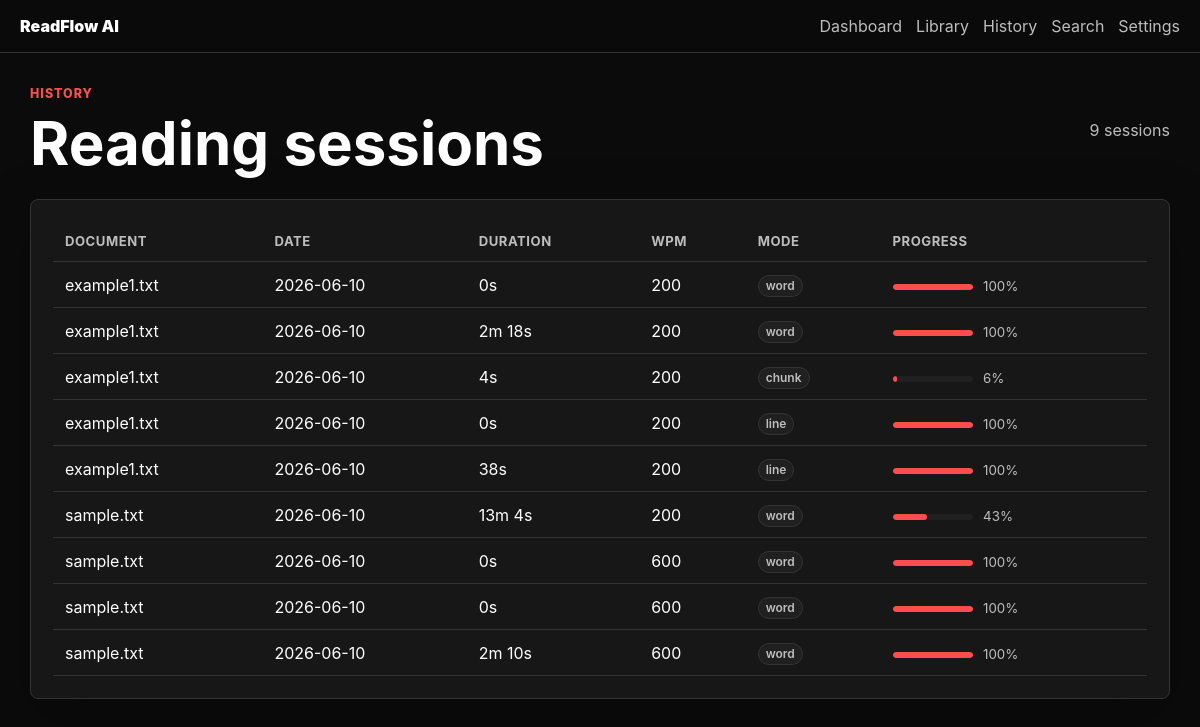
The app's page /history with its own data.
### tables this page shows
CREATE TABLE reading_sessions (
    id                    INTEGER PRIMARY KEY AUTOINCREMENT,
    user_id               INTEGER NOT NULL,
    document_id           INTEGER NOT NULL,
    document_name         TEXT    NOT NULL,
    started_at            TIMESTAMP DEFAULT CURRENT_TIMESTAMP,
    ended_at              TIMESTAMP,
    duration_seconds      INTEGER NOT NULL DEFAULT 0,
    wpm                   INTEGER NOT NULL DEFAULT 200,
    reading_mode          TEXT    NOT NULL DEFAULT 'word',
    completion_percentage INTEGER NOT NULL DEFAULT 0,
    words_read            INTEGER NOT NULL DEFAULT 0,
    FOREIGN KEY (user_id)     REFERENCES users(id)     ON DELETE CASCADE,
    FOREIGN KEY (document_id) REFERENCES documents(id) ON DELETE CASCADE
);

### blueprints/history_bp.py (the view)
@history_bp.route("/history")
@login_required
def index():
    page   = max(1, request.args.get("page", 1, type=int))
    offset = (page - 1) * _PER_PAGE
    total = query_one(
        "SELECT COUNT(*) AS n FROM reading_sessions WHERE user_id = ?",
        (session["user_id"],),
    )["n"]
    sessions = query_all(
        """
        SELECT * FROM reading_sessions
        WHERE  user_id = ?
        ORDER  BY started_at DESC
        LIMIT  ? OFFSET ?
        """,
        (session["user_id"], _PER_PAGE, offset),
    )
    total_pages = max(1, (total + _PER_PAGE - 1) // _PER_PAGE)
    return render_template(
        "history.html",
        sessions=sessions,
        page=page,
        total_pages=total_pages,
        total=total,
    )

### auth.py (called while the page is built)
def load_logged_in_user() -> None:
    user_id = session.get("user_id")
    if not user_id:
        default_user = get_or_create_default_user()
        if default_user:
            session["user_id"] = default_user["id"]
            user_id = default_user["id"]
    if user_id:
        g.user = query_one("SELECT * FROM users WHERE id = ?", (user_id,))
        g.user_settings = get_or_create_user_settings(user_id) if g.user else None
    else:
        g.user = None
        g.user_settings = None

def login_required(view):
    @wraps(view)
    def wrapped_view(*args, **kwargs):
        if g.user is None:
            return redirect(url_for("main.index"))
        return view(*args, **kwargs)
    return wrapped_view

### db.py (called while the page is built, shortened)
def get_db() -> sqlite3.Connection:
    if "db" not in g:
        g.db = sqlite3.connect(
            str(current_app.config["DATABASE_PATH"]),
        )
        g.db.row_factory = sqlite3.Row
        g.db.execute("PRAGMA foreign_keys = ON")
        g.db.execute("PRAGMA journal_mode = WAL")
    return g.db

def query_one(sql: str, params: tuple = ()) -> sqlite3.Row | None:
    return get_db().execute(sql, params).fetchone()

def query_all(sql: str, params: tuple = ()) -> list[sqlite3.Row]:
    return get_db().execute(sql, params).fetchall()

def get_or_create_default_user() -> sqlite3.Row:
    real_user = query_one(
        """
        SELECT u.*
        FROM   users u
        LEFT JOIN documents d ON d.user_id = u.id
        WHERE  u.email != ?
        GROUP  BY u.id
        ORDER  BY MAX(d.updated_at) DESC NULLS LAST, u.id DESC
        LIMIT  1
        """,
        (_DEFAULT_USER_EMAIL,),
    )
    if real_user:
        return real_user

def get_or_create_user_settings(user_id: int) -> sqlite3.Row:
    row = query_one("SELECT * FROM settings WHERE user_id = ?", (user_id,))
    if row is None:
        with transaction() as db:
            db.execute(
                "INSERT OR IGNORE INTO settings (user_id) VALUES (?)", (user_id,)
            )
        row = query_one("SELECT * FROM settings WHERE user_id = ?", (user_id,))
    return row

### templates/history.html (shortened to what this page needs)
{% extends "base.html" %}
{% block content %}
<section class="page-header">
    <div>
        <p class="eyebrow">History</p>
        <h1>Reading sessions</h1>
    </div>
    {% if total %}<span class="muted">{{ total }} session{{ 's' if total != 1 }}</span>{% endif %}
</section>
<section class="card">
    {% if sessions %}
        <div class="table-scroll">
            <table>
                <thead>
                    <tr>
                        <th>Document</th>
                        <th>Date</th>
                        <th>Duration</th>
                        <th>WPM</th>
                        <th>Mode</th>
                        <th>Progress</th>
                    </tr>
                </thead>
                <tbody>
                    {% for item in sessions %}
                        <tr>
                            <td>{{ item.document_name }}</td>
                            <td class="nowrap">{{ item.started_at[:10] if item.started_at else '—' }}</td>
                            <td class="nowrap">
                                {% set m = item.duration_seconds // 60 %}
                                {% set s = item.duration_seconds % 60 %}
                                {% if m %}{{ m }}m {% endif %}{{ s }}s
                            </td>
                            <td>{{ item.wpm }}</td>
                            <td>
                                <span class="mode-badge">{{ item.reading_mode }}</span>
                            </td>
                            <td>
                                <div class="compact-bar">
                                    <div class="compact-fill"
                                         style="width:{{ item.completion_percentage }}%"></div>
                                </div>
                                <small>{{ item.completion_percentage }}%</small>
                            </td>
                        </tr>
                    {% endfor %}
                </tbody>
            </table>
        </div>
    {% else %}
        <p class="empty-state">No reading history yet. Open a document to start tracking sessions.</p>
    {% endif %}
</section>
{% endblock %}

### templates/base.html (shortened to what this page needs)
<!doctype html>
<html lang="en" data-theme="{{ g.user_settings.theme if g.user_settings else 'dark' }}">
<head>
    <link rel="stylesheet" href="{{ url_for('static', filename='css/style.css') }}">
</head>
<body>
    <header class="topbar">
        <a class="brand-link" href="{{ url_for('main.dashboard') }}">ReadFlow AI</a>
        <nav class="nav-links" aria-label="Primary navigation">
            <a href="{{ url_for('main.dashboard') }}">Dashboard</a>
            <a href="{{ url_for('library.index') }}">Library</a>
            <a href="{{ url_for('history.index') }}">History</a>
            <a href="{{ url_for('search.index') }}">Search</a>
            <a href="{{ url_for('prefs.index') }}">Settings</a>
        </nav>
    </header>
    <main class="app-shell">
        {% block content %}{% endblock %}
    </main>
</body>
</html>

### static/css/style.css (style rules this page uses)
:root { --background: #0B0B0B; --surface: #171717; --surface-soft: #202020; --text: #FFFFFF; --muted: #BDBDBD; --accent: #FF4D4D; --accent-dim: rgba(255,77,77,.12); --success: #4CAF50; --success-dim: rgba(76,175,80,.12); --info: #2196F3; --info-dim: rgba(33,150,243,.12); --border: #333333; --danger: #ff7676; --danger-dim: rgba(255,118,118,.14); --shadow: 0 18px 60px rgba(0,0,0,.28); --radius: 8px; --transition: 160ms ease; }
*, *::before, *::after { box-sizing: border-box; }
body { margin: 0; min-height: 100vh; background: var(--background); color: var(--text); font-family: Inter, Arial, Helvetica, sans-serif; font-size: 16px; line-height: 1.5; }
a { color: inherit; }
.topbar { position: sticky; top: 0; z-index: 10; display: flex; align-items: center; justify-content: space-between; gap: 18px; padding: 14px max(20px, calc((100vw - 1180px) / 2)); border-bottom: 1px solid var(--border); background: color-mix(in srgb, var(--background) 88%, transparent); backdrop-filter: blur(14px); }
.brand-link { color: var(--text); font-weight: 900; text-decoration: none; white-space: nowrap; }
.nav-links { display: flex; align-items: center; gap: 14px; flex-wrap: wrap; }
.nav-links a, .link-button { color: var(--muted); font: inherit; text-decoration: none; }
.app-shell { width: min(100%, 1180px); margin: 0 auto; padding: 32px 20px 56px; }
.eyebrow { margin: 0 0 8px; color: var(--accent); font-size: .78rem; font-weight: 800; letter-spacing: .08em; text-transform: uppercase; }
h1, h2 { margin: 0; line-height: 1.05; }
h1 { font-size: clamp(2rem, 5vw, 4rem); }
.muted, .empty-state, .field-help, .drop-detail, .shortcut-help, .document-card p, .metric-card span, small { color: var(--muted); }
.page-header, .reader-header { display: flex; align-items: center; justify-content: space-between; gap: 16px; margin-bottom: 24px; flex-wrap: wrap; }
.card, .feature-card, .panel-form, .upload-form, .reader-panel, .document-card, .metric-card { border: 1px solid var(--border); border-radius: var(--radius); background: var(--surface); box-shadow: var(--shadow); }
.card, .feature-card, .panel-form, .upload-form, .reader-panel, .document-card { padding: 22px; }
.source-badge, .mode-badge, .result-count { display: inline-block; padding: 1px 7px; border-radius: 99px; font-size: .75rem; font-weight: 600; background: var(--surface-soft); border: 1px solid var(--border); color: var(--muted); }
.table-scroll { overflow-x: auto; -webkit-overflow-scrolling: touch; }
table { width: 100%; border-collapse: collapse; }
th, td { padding: 10px 12px; border-bottom: 1px solid var(--border); text-align: left; white-space: nowrap; }
th { font-size: .82rem; color: var(--muted); font-weight: 700; text-transform: uppercase; letter-spacing: .04em; }
.nowrap { white-space: nowrap; }
.compact-bar { height: 6px; border-radius: 99px; background: var(--surface-soft); overflow: hidden; width: 80px; display: inline-block; vertical-align: middle; margin-right: 6px; }
.compact-fill { height: 100%; background: var(--accent); border-radius: inherit; }

### records on screen
reading_sessions: document_name "example1.txt", started_at "2026-06-10", duration_seconds "0", wpm "200", reading_mode "word", completion_percentage "100"
reading_sessions: document_name "example1.txt", started_at "2026-06-10", m "2", s "18", wpm "200", reading_mode "word", completion_percentage "100"
reading_sessions: document_name "example1.txt", started_at "2026-06-10", duration_seconds "4", wpm "200", reading_mode "chunk", completion_percentage "6"
reading_sessions: document_name "example1.txt", started_at "2026-06-10", duration_seconds "0", wpm "200", reading_mode "line", completion_percentage "100"
reading_sessions: document_name "example1.txt", started_at "2026-06-10", duration_seconds "38", wpm "200", reading_mode "line", completion_percentage "100"
reading_sessions: document_name "sample.txt", started_at "2026-06-10", m "13", document "4", wpm "200", reading_mode "word", completion_percentage "43"
reading_sessions: document_name "sample.txt", started_at "2026-06-10", duration_seconds "0", wpm "600", reading_mode "word", completion_percentage "100"
reading_sessions: document_name "sample.txt", started_at "2026-06-10", duration_seconds "0", wpm "600", reading_mode "word", completion_percentage "100"
reading_sessions: document_name "sample.txt", started_at "2026-06-10", id "2", s "10", wpm "600", reading_mode "word", completion_percentage "100"

### other values on screen
{{ total }} "9"
{{ 's' if total != 1 }} "s"
